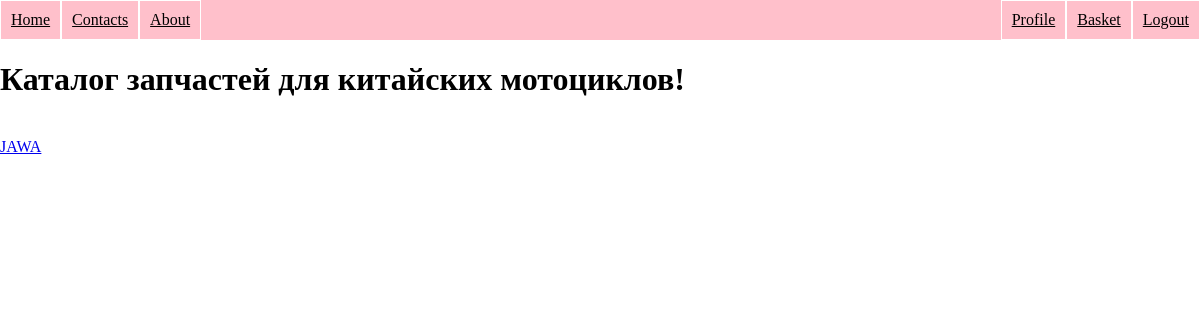
/index/ (signed in), run on an earlier commit of the app's database.
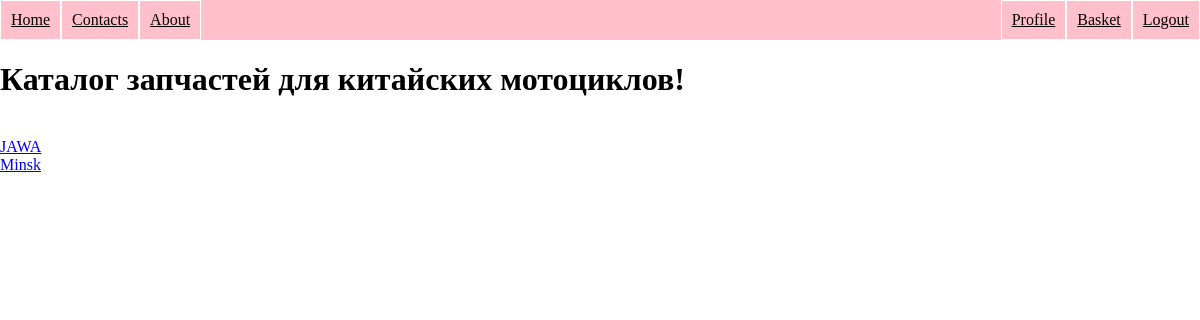
And on a later commit of the database.
### app/models.py (models this page shows, shortened)
class Part(Base):
    __tablename__ = 'part'
    id = Column(Integer, primary_key=True)
    part_number = Column(String)
    description = Column(String)  # полное название детали
    price = Column(Integer)
    amount = Column(Integer)
    brand_id = Column(Integer, ForeignKey('brand.id'))
    brand = relationship('Brand', back_populates="parent")
    type_id = Column(Integer, ForeignKey('type.id'))
    type = relationship('Type', back_populates="parent")
    model_id = Column(Integer, ForeignKey('model.id'))
    model = relationship('Model', back_populates="parent")
    element_id = Column(Integer, ForeignKey('element.id'))
    element = relationship('Element', back_populates="parent")
    parent = relationship('Basket', back_populates='part')

class Brand(Base):
    __tablename__ = 'brand'
    id = Column(Integer, primary_key=True)
    brand_name = Column(String(30))
    parent = relationship('Part', back_populates='brand')

### app/main/routes.py (the view)
@bp.get('/')
@bp.get('/index/')
def index():
    brands = session.query(Part).group_by(Part.brand_id)
    return render_template('main/index.html', title='WLCM T CMPS', brands=brands)

### app/models.py (called while the page is built)
@login.user_loader
def load_user(id):
    user = session.query(User).get(int(id))
    return user

### app/templates/main/index.html
{% extends "base.html" %}
{% block content %}
    <h1>Каталог запчастей для китайских мотоциклов!</h1> <br>
{% for brand in brands %}
    <a href="{{ url_for('main.type', brand_id=brand.brand_id, brand_name=brand.brand.brand_name) }}">
        {{ brand.brand.brand_name }}
    </a> <br>
{% endfor %}
{% endblock %}

What changed in the data, as far as the page shows it:
added Part: brand.brand_name "Minsk"
